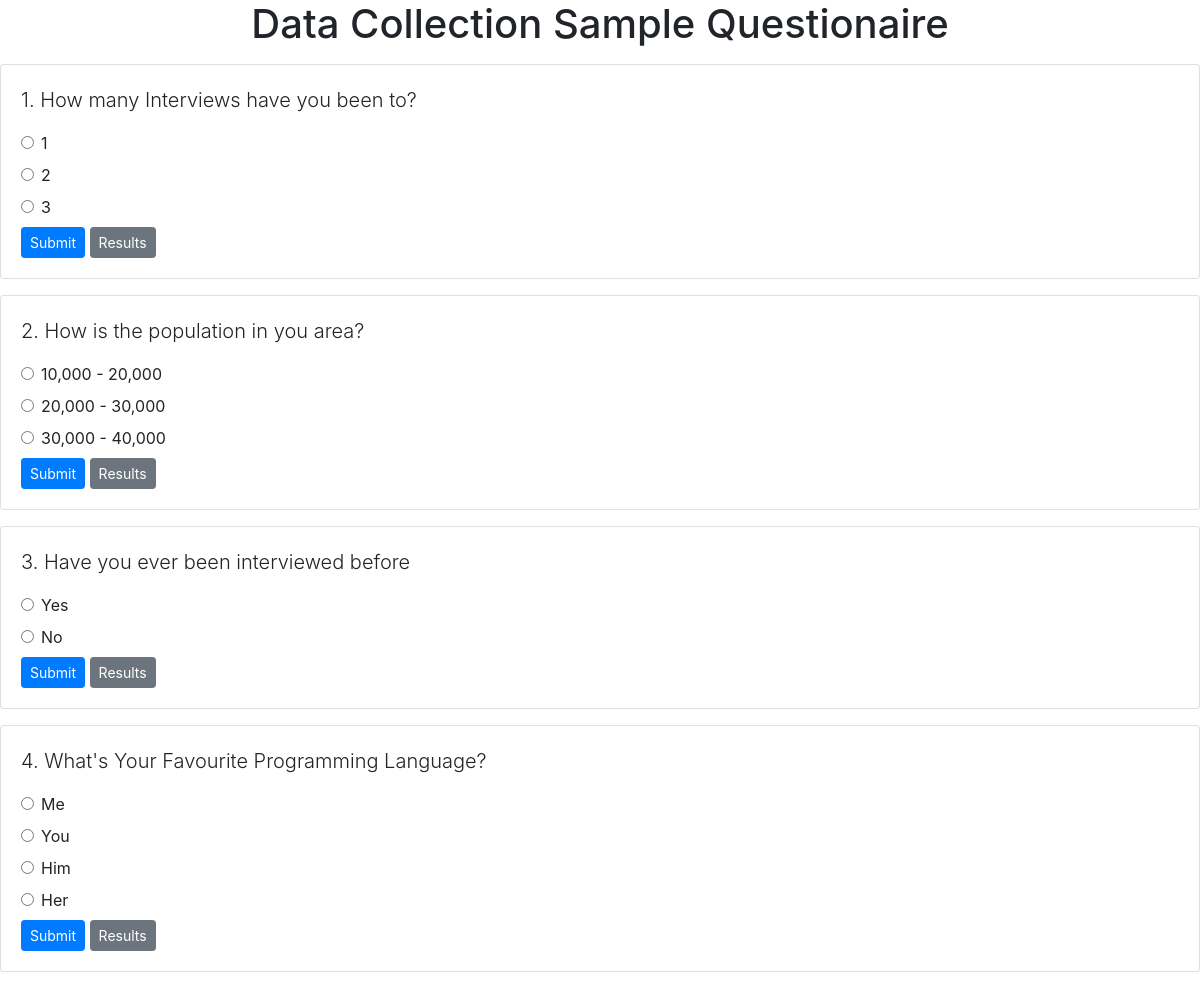
The page / on the database its author committed.
### home/models.py (models this page shows, shortened)
class Question(models.Model):
    question_text = models.CharField(max_length=200)
    pub_date = models.DateTimeField('date published')

class Choice(models.Model):
    question = models.ForeignKey(Question, on_delete=models.CASCADE)
    choice_text = models.CharField(max_length=200)
    votes = models.IntegerField(default=0)

### home/views.py (the view)
# urls.py: path('', views.index, name='index'),
def index(request):
    latest_question_list = Question.objects.order_by('-pub_date')[:5]
    context = {'latest_question_list': latest_question_list}
    return render(request, 'home/index.html', context)

### home/templates/home/index.html
{% extends 'base.html' %}
{% block content %}
<h1 class="text-center mb-3"> Data Collection Sample Questionaire </h1>
{% if latest_question_list %}
{% for question in latest_question_list %}
<div class="card mb-3">
    <div class="card-body">
        <p class="lead">{{ forloop.counter}}. {{ question.question_text }}</p>
        {% for choice in question.choice_set.all %}
        <div class="form-check">
            <input type="radio" name="choice" class="form-check-input" id="choice{{ forloop.counter }}"
                value="{{ choice.id }}" />
            <label for="choice{{ forloop.counter }}">{{ choice.choice_text }}</label>
        </div>
        {% endfor %}
        <a href="{% url 'home:detail' question.id %}" class="btn btn-primary btn-sm"> Submit</a>
        <a href="{% url 'home:results' question.id %}" class="btn btn-secondary btn-sm"> Results</a>
    </div>
</div>
{% endfor %}
{% else %}
<p> No Polls Available</p>
{% endif %}
{% endblock %}

### home/templates/base.html (shortened to what this page needs)
{% load static %}
<!DOCTYPE html>
<html lang="en">
<head>
    <link rel="stylesheet" href="https://maxcdn.bootstrapcdn.com/bootstrap/4.0.0/css/bootstrap.min.css">
    <link rel="stylesheet" href="{% static 'fonts/material-icon/css/material-design-iconic-font.min.css' %}">
</head>
<body>
    {% block content %}
    {% endblock %}
</body>
</html>

### rows shown on the page
Question: question_text "How many Interviews have you been to?"
Choice: choice_text "1"
Choice: choice_text "2"
Choice: choice_text "3"
Question: question_text "How is the population in you area?"
Choice: choice_text "10,000 - 20,000"
Choice: choice_text "20,000 - 30,000"
Choice: choice_text "30,000 - 40,000"
Question: question_text "Have you ever been interviewed before"
Choice: choice_text "Yes"
Choice: choice_text "No"
Question: question_text "What's Your Favourite Programming Language?"
Choice: choice_text "Me"
Choice: choice_text "You"
Choice: choice_text "Him"
Choice: choice_text "Her"
